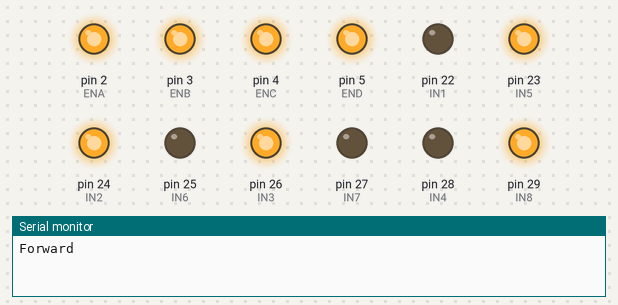
The sketch below on a simulated Arduino Mega 2560, built with avr-gcc and run on an emulated ATmega2560. On the bench: output pins drawn as LEDs (lit = HIGH), the last lines printed to the serial monitor. At 48.0 s the program stops and its outputs stay as they are.

Above: at 0.1 s.
At 8.1 s:
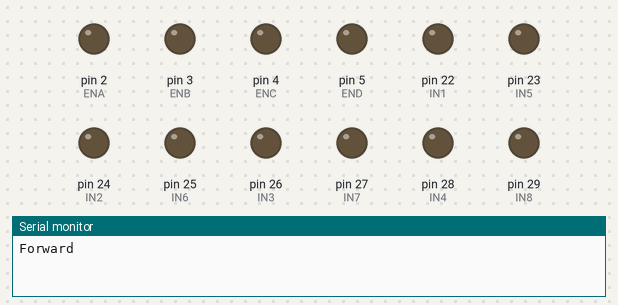
At 20.1 s:
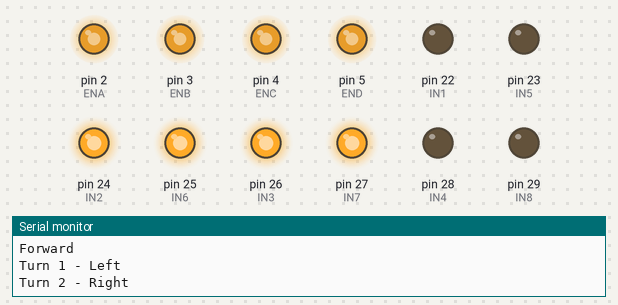
At 30.1 s:
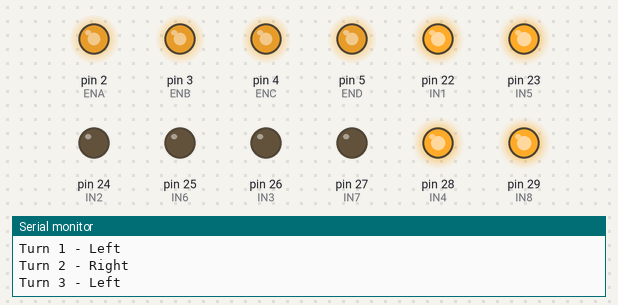
Timing chart, 0 to 40.0 s (numbered marks = the images above):
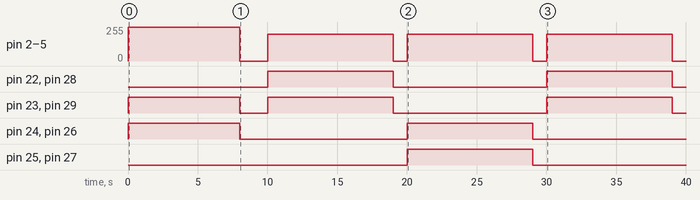

The sketch:

Foward-Backwards-90-degreeTurns.ino
```cpp
#define ENA 2
#define ENB 3
#define IN1 22
#define IN2 24
#define IN3 26
#define IN4 28

#define ENC 4
#define END 5
#define IN5 23
#define IN6 25
#define IN7 27
#define IN8 29

void setup() {
  Serial.begin(9600);
  pinMode(ENA, OUTPUT); pinMode(ENB, OUTPUT);
  pinMode(ENC, OUTPUT); pinMode(END, OUTPUT);
  pinMode(IN1, OUTPUT); pinMode(IN2, OUTPUT);
  pinMode(IN3, OUTPUT); pinMode(IN4, OUTPUT);
  pinMode(IN5, OUTPUT); pinMode(IN6, OUTPUT);
  pinMode(IN7, OUTPUT); pinMode(IN8, OUTPUT);
}

void forward(int speed) {
  analogWrite(ENA, speed); digitalWrite(IN1, LOW);  digitalWrite(IN2, HIGH);
  analogWrite(ENB, speed); digitalWrite(IN3, HIGH); digitalWrite(IN4, LOW);
  analogWrite(ENC, speed); digitalWrite(IN5, HIGH); digitalWrite(IN6, LOW);
  analogWrite(END, speed); digitalWrite(IN7, LOW);  digitalWrite(IN8, HIGH);
}

void backward(int speed) {
  analogWrite(ENA, speed); digitalWrite(IN1, HIGH); digitalWrite(IN2, LOW);
  analogWrite(ENB, speed); digitalWrite(IN3, LOW);  digitalWrite(IN4, HIGH);
  analogWrite(ENC, speed); digitalWrite(IN5, LOW);  digitalWrite(IN6, HIGH);
  analogWrite(END, speed); digitalWrite(IN7, HIGH); digitalWrite(IN8, LOW);
}

void turnLeft(int speed) {
  analogWrite(ENA, speed); digitalWrite(IN1, HIGH); digitalWrite(IN2, LOW);
  analogWrite(ENB, speed); digitalWrite(IN3, LOW);  digitalWrite(IN4, HIGH);
  analogWrite(ENC, speed); digitalWrite(IN5, HIGH); digitalWrite(IN6, LOW);
  analogWrite(END, speed); digitalWrite(IN7, LOW);  digitalWrite(IN8, HIGH);
}

void turnRight(int speed) {
  analogWrite(ENA, speed); digitalWrite(IN1, LOW);  digitalWrite(IN2, HIGH);
  analogWrite(ENB, speed); digitalWrite(IN3, HIGH); digitalWrite(IN4, LOW);
  analogWrite(ENC, speed); digitalWrite(IN5, LOW);  digitalWrite(IN6, HIGH);
  analogWrite(END, speed); digitalWrite(IN7, HIGH); digitalWrite(IN8, LOW);
}

void stopAll() {
  analogWrite(ENA, 0); analogWrite(ENB, 0);
  analogWrite(ENC, 0); analogWrite(END, 0);
  digitalWrite(IN1, LOW); digitalWrite(IN2, LOW);
  digitalWrite(IN3, LOW); digitalWrite(IN4, LOW);
  digitalWrite(IN5, LOW); digitalWrite(IN6, LOW);
  digitalWrite(IN7, LOW); digitalWrite(IN8, LOW);
}

void loop() {
  Serial.println("Forward");
  forward(255);
  delay(8000);
  stopAll();
  delay(2000);

  Serial.println("Turn 1 - Left");
  turnLeft(200);
  delay(9000);
  stopAll();
  delay(1000);

  Serial.println("Turn 2 - Right");
  turnRight(200);
  delay(9000);
  stopAll();
  delay(1000);

  Serial.println("Turn 3 - Left");
  turnLeft(200);
  delay(9000);
  stopAll();
  delay(1000);

  Serial.println("Backward");
  backward(255);
  delay(8000);
  stopAll();

  Serial.println("All sub-tasks complete");
  while(true);
}
```

Measured:
- by itself, pin 22 (IN1), pin 28 (IN4): alternates HIGH for 9.0 s and LOW for 11.0 s
- by itself, pin 23 (IN5), pin 29 (IN8): goes HIGH 8.0 s, LOW 2.0 s, HIGH 9.0 s, LOW 11.0 s, HIGH 9.0 s, then LOW
- by itself, pin 24 (IN2), pin 26 (IN3): alternates HIGH for 8.5 s and LOW for 12.0 s
- by itself, pin 25 (IN6), pin 27 (IN7): LOW → HIGH at 20.0 s, → LOW 9.0 s later
- by itself, pin 2 (ENA), pin 3 (ENB), pin 4 (ENC), pin 5 (END): 0/255 → 255/255 at 0.00 s, → 0/255 8.0 s later, → 200/255 2.0 s later, → 0/255 9.0 s later, … (8 changes in this stretch)
